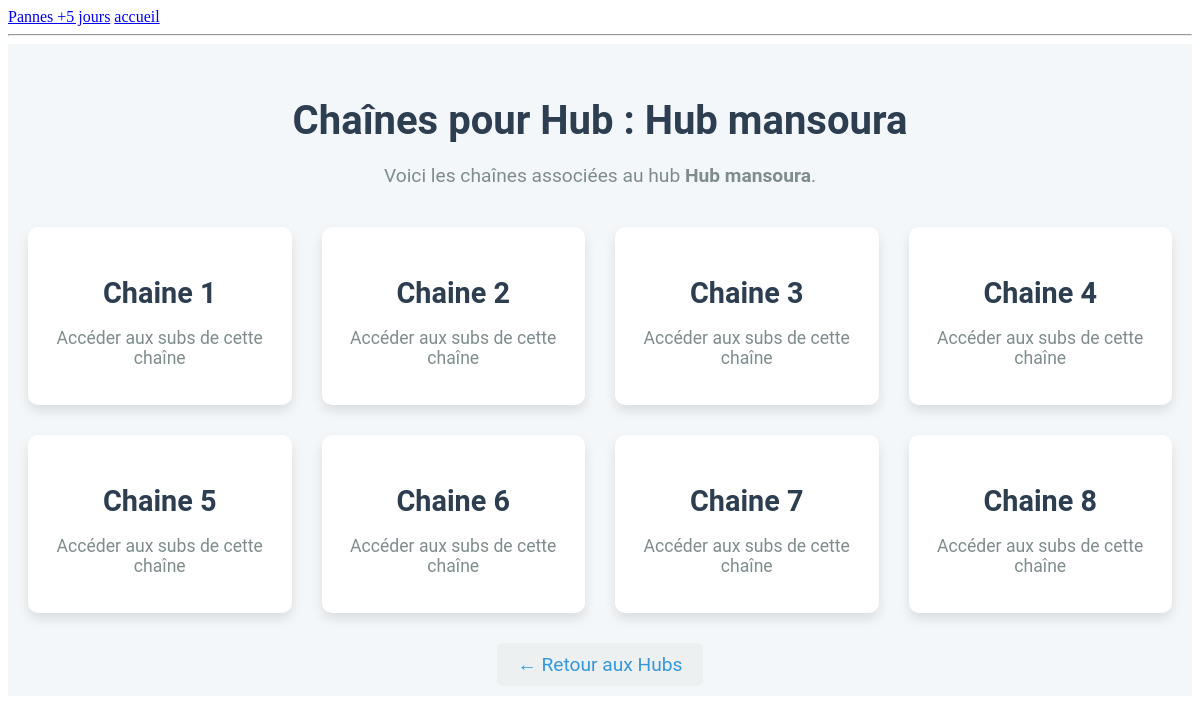
The page /hub/1/chaines/ on the database its author committed.
### airponFtth/models.py (models this page shows, shortened)
class Hub(models.Model):
    central = models.ForeignKey(Central, on_delete=models.CASCADE, related_name='hubs')
    nom = models.CharField(max_length=100)
    localisation = models.CharField(max_length=200)
    date_creation = models.DateTimeField(default=timezone.now)

class Chaine(models.Model):
    hub = models.ForeignKey(Hub, on_delete=models.CASCADE, related_name='chaines')
    nom = models.CharField(max_length=100)

### airponFtth/views.py (the view)
# urls.py: path('hub/<int:hub_id>/chaines/', views.chaine_list, name='chaine_list'),
def chaine_list(request, hub_id):
    hub = get_object_or_404(Hub, id=hub_id)
    chaines = hub.chaines.all()
    return render(request, 'app/chaine_list.html', {'hub': hub, 'chaines': chaines})

### airponFtth/templates/app/chaine_list.html
{% extends 'base.html' %}
{% block content %}
<div class="container">
    <h2 class="page-title">Chaînes pour Hub : {{ hub.nom }}</h2>
    <p class="intro-text">Voici les chaînes associées au hub <strong>{{ hub.nom }}</strong>.</p>
    <div class="central-list">
        {% for chaine in chaines %}
        <div class="central-item">
            <a href="{% url 'sub_list' chaine.id %}" class="central-link">
                <div class="central-card">
                    <h3>{{ chaine.nom }}</h3>
                    <p>Accéder aux subs de cette chaîne</p>
                </div>
            </a>
        </div>
        {% empty %}
        <div class="no-central">Aucune chaîne disponible pour ce hub.</div>
        {% endfor %}
    </div>
    <div class="back-link">
        <a href="{% url 'hub_list' hub.central.id %}" class="back-btn">← Retour aux Hubs</a>
    </div>
</div>
{% endblock %}

### airponFtth/templates/base.html (style rules this page uses)
.container { max-width: 1200px; margin: 0 auto; padding: 20px; font-family: 'Roboto', sans-serif; background-color: #f4f7fa; }
.page-title { font-size: 2.5em; color: #2C3E50; text-align: center; margin-bottom: 20px; }
.intro-text { font-size: 1.2em; color: #7F8C8D; text-align: center; margin-bottom: 40px; }
.central-list { display: grid; grid-template-columns: repeat(auto-fill, minmax(250px, 1fr)); gap: 30px; justify-items: center; }
.central-item { width: 100%; max-width: 350px; }
.central-card { background-color: #fff; border-radius: 10px; box-shadow: 0 6px 12px rgba(0, 0, 0, 0.1); padding: 20px; text-align: center; transition: transform 0.3s ease, box-shadow 0.3s ease; }
.central-link { text-decoration: none; color: inherit; }
.central-card h3 { font-size: 1.8em; color: #2C3E50; margin-bottom: 10px; }
.central-card p { font-size: 1.1em; color: #7F8C8D; }
.back-link { text-align: center; margin-top: 40px; }
.back-btn { font-size: 1.2em; color: #3498db; text-decoration: none; padding: 10px 20px; border-radius: 5px; background-color: #ecf0f1; transition: background-color 0.3s; }

### rows shown on the page
Hub: nom "Hub mansoura"
Chaine: nom "Chaine 1"
Chaine: nom "Chaine 2"
Chaine: nom "Chaine 3"
Chaine: nom "Chaine 4"
Chaine: nom "Chaine 5"
Chaine: nom "Chaine 6"
Chaine: nom "Chaine 7"
Chaine: nom "Chaine 8"
